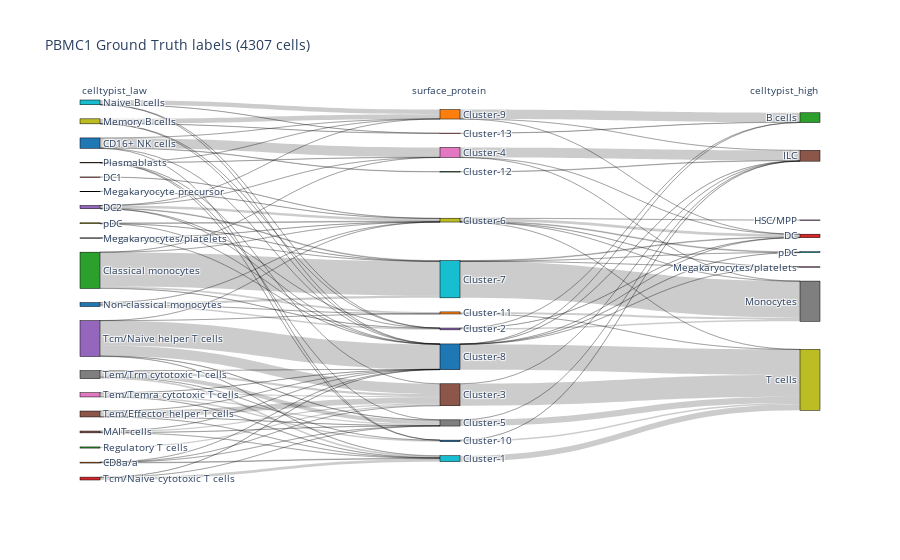
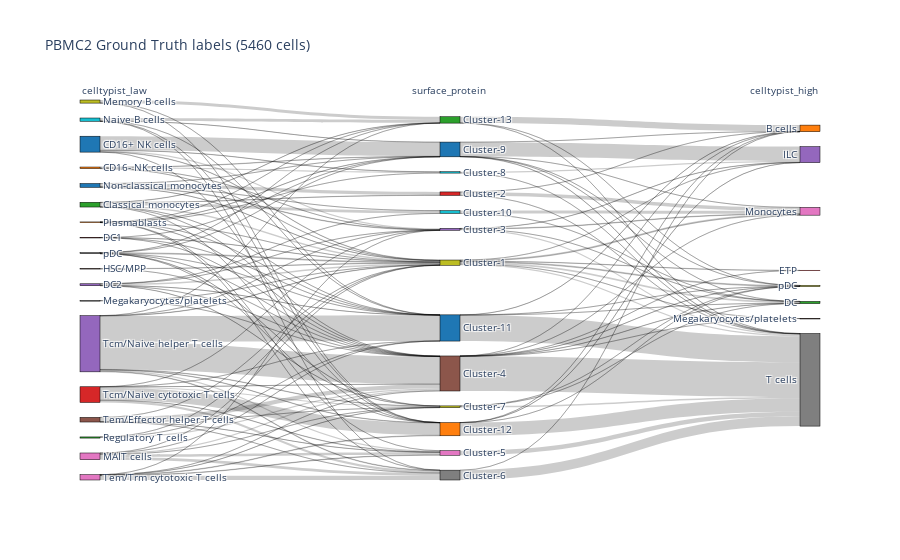
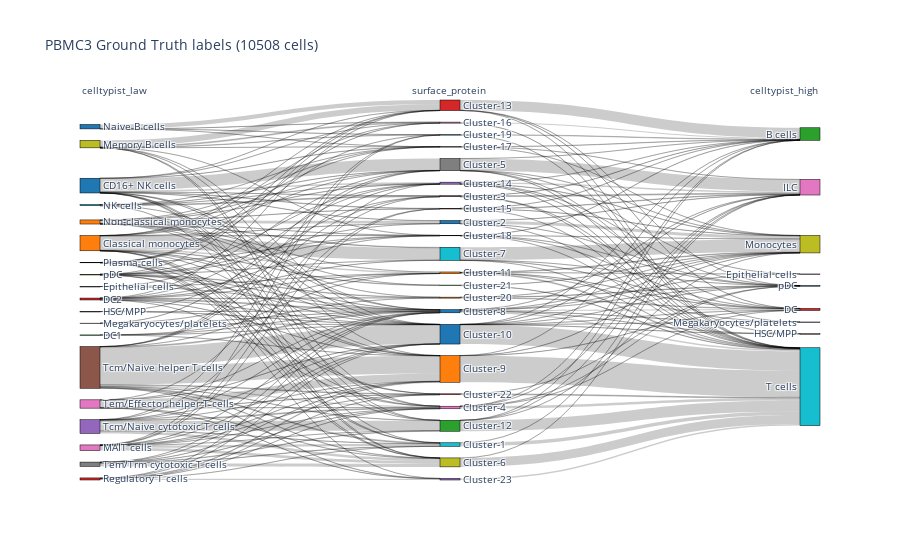
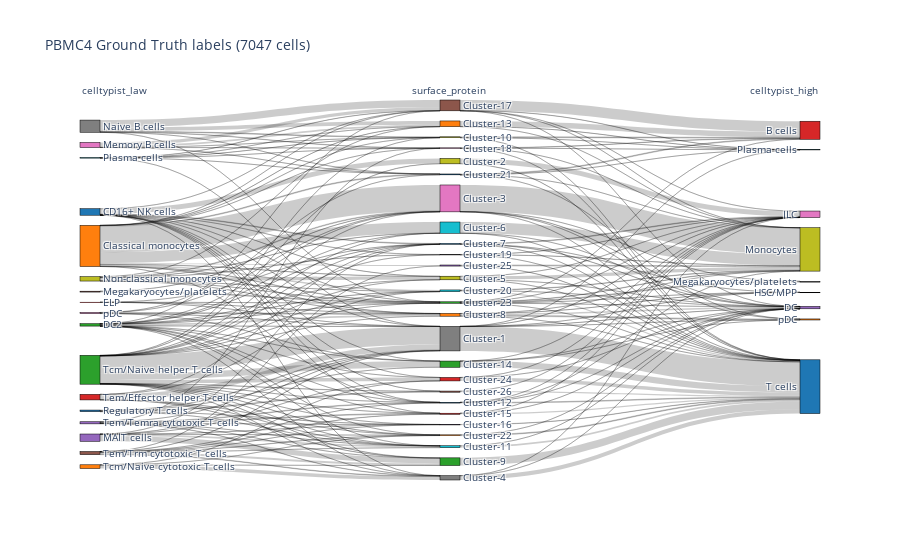

The notebook cell these images were saved under, in order:
### Code cell
datasets = ['PBMC1', 'PBMC2', 'PBMC3', 'PBMC4']
data_dir = './data/'
min_cluster_size = 0

datasets_dims = {}
datasets_dims['name'] = []
datasets_dims['# cells'] = []
datasets_dims['# cells after step filtering'] = []
datasets_dims['# genes'] = []
datasets_dims['# genes after filtering'] = []
datasets_dims['# cells labelled with surface protein'] = []
datasets_dims['# antibody clusters'] = []
datasets_dims['# celltypist law clusters'] = []
datasets_dims['# celltypist high clusters'] = []

for dataset in datasets:
    datasets_dims['name'].append(dataset)

    # read antibody labels and mapping and merge them
    antibody_labels = pd.read_csv(f'{data_dir}{dataset}/antibody_annotation/antibody_labels.csv', index_col=0)
    antibody_counts = antibody_labels.value_counts().to_frame()
    datasets_dims['# cells labelled with surface protein'].append(antibody_labels.shape[0])
    datasets_dims['# antibody clusters'].append(antibody_counts.shape[0])
    antibody_mapping = pd.read_csv(f"{data_dir}{dataset}/antibody_annotation/antibody_mapping.csv", index_col=0)
    antibody_mapping = antibody_mapping.reset_index().set_index('id')
    antibody_counts.index.names = ['id']
    antibody_counts_mappings = antibody_counts.merge(antibody_mapping, on='id')
    antibody_counts_mappings.to_csv(f"{data_dir}{dataset}/antibody_annotation/antibody_annotation_counts.csv")

    # collect datasets dims
    adata = sc.read_10x_mtx(f"{data_dir}{dataset}/raw/10X/", var_names="gene_symbols", cache=False)
    adata_filtered = sc.read_10x_mtx(f"{data_dir}{dataset}/filtered/10X/", var_names="gene_symbols", cache=False)
    datasets_dims['# cells'].append(adata.shape[0])
    datasets_dims['# cells after step filtering'].append(adata_filtered.shape[0])
    datasets_dims['# genes'].append(adata.shape[1])
    datasets_dims['# genes after filtering'].append(adata_filtered.shape[1])

    ### celltypist law
    # read celltypist law labels
    celltypist_law_labels = pd.read_csv(f'{data_dir}{dataset}/celltypist/celltypist_labels.csv', index_col=0)
    celltypist_law_labels.index = celltypist_law_labels.index.str[:-2]
    filtered_barcodes = adata_filtered.obs.index.to_list()
    celltypist_law_filtered_labels = celltypist_law_labels[celltypist_law_labels.index.isin(filtered_barcodes)]
    # save number of clusters
    datasets_dims['# celltypist law clusters'].append(celltypist_law_filtered_labels.value_counts().shape[0])
    # merge celltypist counts and mappings
    celltypist_law_counts = celltypist_law_filtered_labels.value_counts().to_frame()
    celltypist_law_counts.index.names = ['id']
    celltypist_law_mapping = pd.read_csv(f"{data_dir}{dataset}/celltypist/celltypist_mapping.csv", index_col=0)
    celltypist_law_counts_mappings = celltypist_law_counts.merge(celltypist_law_mapping, on='id')
    celltypist_law_counts_mappings.to_csv(f"{data_dir}{dataset}/celltypist/celltypist_annotation_counts_filtered.csv")

    ### celltypist high
    # read celltypist high labels
    celltypist_high_labels = pd.read_csv(f'{data_dir}{dataset}/celltypist_high/celltypist_labels.csv', index_col=0)
    celltypist_high_labels.index = celltypist_high_labels.index.str[:-2]
    celltypist_high_filtered_labels = celltypist_high_labels[celltypist_high_labels.index.isin(filtered_barcodes)]
    # save number of clusters
    datasets_dims['# celltypist high clusters'].append(celltypist_high_filtered_labels.value_counts().shape[0])
    # merge celltypist counts and mappings
    celltypist_high_counts = celltypist_high_filtered_labels.value_counts().to_frame()
    celltypist_high_counts.index.names = ['id']
    celltypist_high_mapping = pd.read_csv(f"{data_dir}{dataset}/celltypist_high/celltypist_mapping.csv", index_col=0)
    celltypist_high_counts_mappings = celltypist_high_counts.merge(celltypist_high_mapping, on='id')
    celltypist_high_counts_mappings.to_csv(f"{data_dir}{dataset}/celltypist_high/celltypist_annotation_counts_filtered.csv")

    # plot sankey between celltypist and antibody labels
    celltypist_antibody_labels = antibody_labels.join(celltypist_law_labels, how='left', lsuffix='_surface_protein', rsuffix='_celltypist_law')
    celltypist_antibody_labels = celltypist_antibody_labels.join(celltypist_high_labels, how='left')
    celltypist_antibody_labels.rename(columns={'cluster.ids_celltypist_law': 'celltypist_law', 'cluster.ids': 'celltypist_high', 'cluster.ids_surface_protein': 'surface_protein'}, inplace=True)
    sankey_plot(
        labels = [
            celltypist_antibody_labels['celltypist_law'].map(celltypist_law_counts_mappings['go'].to_dict()).to_list(),
            celltypist_antibody_labels['surface_protein'].map(antibody_counts_mappings['go'].to_dict()).to_list(),
            celltypist_antibody_labels['celltypist_high'].map(celltypist_high_counts_mappings['go'].to_dict()).to_list()
        ],
        path = f"{data_dir}{dataset}/sankey_ground_truth_labels.html",
        labels_titles = ['celltypist_law', 'surface_protein', 'celltypist_high'],
        title = f"{dataset} Ground Truth labels ({celltypist_antibody_labels.shape[0]} cells)"
    )

    # save the number of clusters with celltypist law
    with open(f'{data_dir}{dataset}/celltypist/nclusters.json', 'w') as fp:
        json.dump({'nclusters': celltypist_law_counts_mappings[celltypist_law_counts_mappings['count']>=min_cluster_size].shape[0]}, fp)

    # save the number of clusters with celltypist high
    with open(f'{data_dir}{dataset}/celltypist_high/nclusters.json', 'w') as fp:
        json.dump({'nclusters': celltypist_high_counts_mappings[celltypist_high_counts_mappings['count']>=min_cluster_size].shape[0]}, fp)

    # save the number of clusters with antibody data
    with open(f'{data_dir}{dataset}/antibody_annotation/nclusters.json', 'w') as fp:
        json.dump({'nclusters': antibody_counts_mappings[antibody_counts_mappings['count']>=min_cluster_size].shape[0]}, fp)

datasets_dims_df = pd.DataFrame(datasets_dims)
datasets_dims_df.set_index('name', inplace=True)
datasets_dims_df.to_csv(data_dir + "/pbmcs_sizes.csv", index=False)
display(datasets_dims_df)

### Figure 1 — Plotly figure (JSON) as saved in the notebook; plotly's stock layout.template omitted (floating-point values rounded to 4 significant figures)
{"data": [{"link": {"source": [0, 0, 0, 0, 0, 1, 1, 1, 1, 2, 2, 2, 2, 2, 3, 4, 4, 4, 4, 4, 4, 5, 5, 5, 5, 6, 7, 7, 7, 8, 8, 8, 8, 9, 9, 9, 9, 10, 10, 10, 10, 11, 11, 11, 11, 11, 12, 13, 13, 13, 14, 14, 14, 14, 14, 14, 15, 15, 15, 15, 16, 16, 16, 16, 16, 17, 17, 17, 17, 17, 18, 18, 18, 19, 20, 20, 21, 21, 22, 23, 24, 24, 24, 25, 25, 26, 26, 26, 27, 27, 28, 28, 28, 28, 28, 28, 29, 29, 29, 29, 30, 30, 30, 30, 30, 30, 31, 31, 31], "target": [20, 22, 26, 30, 31, 19, 25, 27, 30, 21, 24, 26, 28, 29, 28, 24, 26, 28, 29, 30, 31, 19, 25, 27, 30, 28, 28, 29, 30, 23, 24, 30, 31, 23, 24, 30, 31, 21, 24, 28, 29, 20, 25, 26, 27, 31, 25, 19, 27, 30, 19, 21, 25, 27, 28, 30, 19, 25, 27, 30, 19, 20, 25, 27, 30, 19, 20, 25, 27, 30, 28, 29, 30, 38, 35, 38, 37, 38, 35, 32, 32, 33, 37, 35, 38, 33, 35, 37, 35, 38, 33, 34, 36, 37, 38, 39, 33, 36, 37, 39, 32, 33, 35, 36, 38, 39, 32, 33, 35], "value": [1, 16, 331, 6, 1, 22, 1, 4, 3, 65, 6, 1, 1, 1162, 8, 2, 1, 81, 24, 1, 1, 8, 44, 8, 2, 6, 6, 2, 1, 6, 2, 1, 161, 4, 1, 1, 156, 4, 51, 1, 78, 1, 2, 8, 2, 2, 39, 94, 1, 3, 12, 1, 349, 11, 1, 848, 3, 194, 3, 2, 9, 48, 44, 41, 2, 54, 1, 75, 141, 3, 27, 2, 3, 202, 2, 49, 69, 1, 16, 10, 3, 2, 57, 2, 746, 1, 339, 1, 2, 209, 89, 6, 6, 2, 1, 27, 24, 2, 1240, 2, 2, 1, 6, 1, 863, 3, 317, 1, 3]}, "node": {"color": ["#1f77b4", "#ff7f0e", "#2ca02c", "#d62728", "#9467bd", "#8c564b", "#e377c2", "#7f7f7f", "#bcbd22", "#17becf", "#1f77b4", "#ff7f0e", "#2ca02c", "#d62728", "#9467bd", "#8c564b", "#e377c2", "#7f7f7f", "#bcbd22", "#17becf", "#1f77b4", "#ff7f0e", "#2ca02c", "#d62728", "#9467bd", "#8c564b", "#e377c2", "#7f7f7f", "#bcbd22", "#17becf", "#1f77b4", "#ff7f0e", "#2ca02c", "#d62728", "#9467bd", "#8c564b", "#e377c2", "#7f7f7f", "#bcbd22", "#17becf"], "label": ["CD16+ NK cells", "CD8a/a", "Classical monocytes", "DC1", "DC2", "MAIT cells", "Megakaryocyte precursor", "Megakaryocytes/platelets", "Memory B cells", "Naive B cells", "Non-classical monocytes", "Plasmablasts", "Regulatory T cells", "Tcm/Naive cytotoxic T cells", "Tcm/Naive helper T cells", "Tem/Effector helper T cells", "Tem/Temra cytotoxic T cells", "Tem/Trm cytotoxic T cells", "pDC", "Cluster-1", "Cluster-10", "Cluster-11", "Cluster-12", "Cluster-13", "Cluster-2", "Cluster-3", "Cluster-4", "Cluster-5", "Cluster-6", "Cluster-7", "Cluster-8", "Cluster-9", "B cells", "DC", "HSC/MPP", "ILC", "Megakaryocytes/platelets", "Monocytes", "T cells", "pDC"], "line": {"color": "black", "width": 0.5}, "pad": 15, "thickness": 20}, "type": "sankey"}], "layout": {"annotations": [{"showarrow": false, "text": "celltypist_law", "x": 0, "xref": "x", "y": 1.05, "yref": "paper"}, {"showarrow": false, "text": "surface_protein", "x": 1, "xref": "x", "y": 1.05, "yref": "paper"}, {"showarrow": false, "text": "celltypist_high", "x": 2, "xref": "x", "y": 1.05, "yref": "paper"}], "font": {"size": 10}, "plot_bgcolor": "rgba(0,0,0,0)", "title": {"text": "PBMC1 Ground Truth labels (4307 cells)"}, "xaxis": {"showgrid": false, "visible": false, "zeroline": false}, "yaxis": {"showgrid": false, "visible": false, "zeroline": false}}}

### Figure 2 — Plotly figure (JSON) as saved in the notebook; plotly's stock layout.template omitted (floating-point values rounded to 4 significant figures; data arrays with more than 128 entries replaced by an {"elided": "..."} marker saying what was removed)
{"data": [{"link": {"source": {"elided": "142 int values"}, "target": {"elided": "142 int values"}, "value": {"elided": "142 int values"}}, "node": {"color": ["#1f77b4", "#ff7f0e", "#2ca02c", "#d62728", "#9467bd", "#8c564b", "#e377c2", "#7f7f7f", "#bcbd22", "#17becf", "#1f77b4", "#ff7f0e", "#2ca02c", "#d62728", "#9467bd", "#8c564b", "#e377c2", "#7f7f7f", "#bcbd22", "#17becf", "#1f77b4", "#ff7f0e", "#2ca02c", "#d62728", "#9467bd", "#8c564b", "#e377c2", "#7f7f7f", "#bcbd22", "#17becf", "#1f77b4", "#ff7f0e", "#2ca02c", "#d62728", "#9467bd", "#8c564b", "#e377c2", "#7f7f7f", "#bcbd22"], "label": ["CD16+ NK cells", "CD16- NK cells", "Classical monocytes", "DC1", "DC2", "HSC/MPP", "MAIT cells", "Megakaryocytes/platelets", "Memory B cells", "Naive B cells", "Non-classical monocytes", "Plasmablasts", "Regulatory T cells", "Tcm/Naive cytotoxic T cells", "Tcm/Naive helper T cells", "Tem/Effector helper T cells", "Tem/Trm cytotoxic T cells", "pDC", "Cluster-1", "Cluster-10", "Cluster-11", "Cluster-12", "Cluster-13", "Cluster-2", "Cluster-3", "Cluster-4", "Cluster-5", "Cluster-6", "Cluster-7", "Cluster-8", "Cluster-9", "B cells", "DC", "ETP", "ILC", "Megakaryocytes/platelets", "Monocytes", "T cells", "pDC"], "line": {"color": "black", "width": 0.5}, "pad": 15, "thickness": 20}, "type": "sankey"}], "layout": {"annotations": [{"showarrow": false, "text": "celltypist_law", "x": 0, "xref": "x", "y": 1.05, "yref": "paper"}, {"showarrow": false, "text": "surface_protein", "x": 1, "xref": "x", "y": 1.05, "yref": "paper"}, {"showarrow": false, "text": "celltypist_high", "x": 2, "xref": "x", "y": 1.05, "yref": "paper"}], "font": {"size": 10}, "plot_bgcolor": "rgba(0,0,0,0)", "title": {"text": "PBMC2 Ground Truth labels (5460 cells)"}, "xaxis": {"showgrid": false, "visible": false, "zeroline": false}, "yaxis": {"showgrid": false, "visible": false, "zeroline": false}}}

### Figure 3 — Plotly figure (JSON) as saved in the notebook; plotly's stock layout.template omitted (floating-point values rounded to 4 significant figures; data arrays with more than 128 entries replaced by an {"elided": "..."} marker saying what was removed)
{"data": [{"link": {"source": {"elided": "248 int values"}, "target": {"elided": "248 int values"}, "value": {"elided": "248 int values"}}, "node": {"color": ["#1f77b4", "#ff7f0e", "#2ca02c", "#d62728", "#9467bd", "#8c564b", "#e377c2", "#7f7f7f", "#bcbd22", "#17becf", "#1f77b4", "#ff7f0e", "#2ca02c", "#d62728", "#9467bd", "#8c564b", "#e377c2", "#7f7f7f", "#bcbd22", "#17becf", "#1f77b4", "#ff7f0e", "#2ca02c", "#d62728", "#9467bd", "#8c564b", "#e377c2", "#7f7f7f", "#bcbd22", "#17becf", "#1f77b4", "#ff7f0e", "#2ca02c", "#d62728", "#9467bd", "#8c564b", "#e377c2", "#7f7f7f", "#bcbd22", "#17becf", "#1f77b4", "#ff7f0e", "#2ca02c", "#d62728", "#9467bd", "#8c564b", "#e377c2", "#7f7f7f", "#bcbd22", "#17becf", "#1f77b4"], "label": ["CD16+ NK cells", "Classical monocytes", "DC1", "DC2", "Epithelial cells", "HSC/MPP", "MAIT cells", "Megakaryocytes/platelets", "Memory B cells", "NK cells", "Naive B cells", "Non-classical monocytes", "Plasma cells", "Regulatory T cells", "Tcm/Naive cytotoxic T cells", "Tcm/Naive helper T cells", "Tem/Effector helper T cells", "Tem/Trm cytotoxic T cells", "pDC", "Cluster-1", "Cluster-10", "Cluster-11", "Cluster-12", "Cluster-13", "Cluster-14", "Cluster-15", "Cluster-16", "Cluster-17", "Cluster-18", "Cluster-19", "Cluster-2", "Cluster-20", "Cluster-21", "Cluster-22", "Cluster-23", "Cluster-3", "Cluster-4", "Cluster-5", "Cluster-6", "Cluster-7", "Cluster-8", "Cluster-9", "B cells", "DC", "Epithelial cells", "HSC/MPP", "ILC", "Megakaryocytes/platelets", "Monocytes", "T cells", "pDC"], "line": {"color": "black", "width": 0.5}, "pad": 15, "thickness": 20}, "type": "sankey"}], "layout": {"annotations": [{"showarrow": false, "text": "celltypist_law", "x": 0, "xref": "x", "y": 1.05, "yref": "paper"}, {"showarrow": false, "text": "surface_protein", "x": 1, "xref": "x", "y": 1.05, "yref": "paper"}, {"showarrow": false, "text": "celltypist_high", "x": 2, "xref": "x", "y": 1.05, "yref": "paper"}], "font": {"size": 10}, "plot_bgcolor": "rgba(0,0,0,0)", "title": {"text": "PBMC3 Ground Truth labels (10508 cells)"}, "xaxis": {"showgrid": false, "visible": false, "zeroline": false}, "yaxis": {"showgrid": false, "visible": false, "zeroline": false}}}

### Figure 4 — Plotly figure (JSON) as saved in the notebook; plotly's stock layout.template omitted (floating-point values rounded to 4 significant figures; data arrays with more than 128 entries replaced by an {"elided": "..."} marker saying what was removed)
{"data": [{"link": {"source": {"elided": "226 int values"}, "target": {"elided": "226 int values"}, "value": {"elided": "226 int values"}}, "node": {"color": ["#1f77b4", "#ff7f0e", "#2ca02c", "#d62728", "#9467bd", "#8c564b", "#e377c2", "#7f7f7f", "#bcbd22", "#17becf", "#1f77b4", "#ff7f0e", "#2ca02c", "#d62728", "#9467bd", "#8c564b", "#e377c2", "#7f7f7f", "#bcbd22", "#17becf", "#1f77b4", "#ff7f0e", "#2ca02c", "#d62728", "#9467bd", "#8c564b", "#e377c2", "#7f7f7f", "#bcbd22", "#17becf", "#1f77b4", "#ff7f0e", "#2ca02c", "#d62728", "#9467bd", "#8c564b", "#e377c2", "#7f7f7f", "#bcbd22", "#17becf", "#1f77b4", "#ff7f0e", "#2ca02c", "#d62728", "#9467bd", "#8c564b", "#e377c2", "#7f7f7f", "#bcbd22", "#17becf", "#1f77b4", "#ff7f0e"], "label": ["CD16+ NK cells", "Classical monocytes", "DC2", "ELP", "MAIT cells", "Megakaryocytes/platelets", "Memory B cells", "Naive B cells", "Non-classical monocytes", "Plasma cells", "Regulatory T cells", "Tcm/Naive cytotoxic T cells", "Tcm/Naive helper T cells", "Tem/Effector helper T cells", "Tem/Temra cytotoxic T cells", "Tem/Trm cytotoxic T cells", "pDC", "Cluster-1", "Cluster-10", "Cluster-11", "Cluster-12", "Cluster-13", "Cluster-14", "Cluster-15", "Cluster-16", "Cluster-17", "Cluster-18", "Cluster-19", "Cluster-2", "Cluster-20", "Cluster-21", "Cluster-22", "Cluster-23", "Cluster-24", "Cluster-25", "Cluster-26", "Cluster-3", "Cluster-4", "Cluster-5", "Cluster-6", "Cluster-7", "Cluster-8", "Cluster-9", "B cells", "DC", "HSC/MPP", "ILC", "Megakaryocytes/platelets", "Monocytes", "Plasma cells", "T cells", "pDC"], "line": {"color": "black", "width": 0.5}, "pad": 15, "thickness": 20}, "type": "sankey"}], "layout": {"annotations": [{"showarrow": false, "text": "celltypist_law", "x": 0, "xref": "x", "y": 1.05, "yref": "paper"}, {"showarrow": false, "text": "surface_protein", "x": 1, "xref": "x", "y": 1.05, "yref": "paper"}, {"showarrow": false, "text": "celltypist_high", "x": 2, "xref": "x", "y": 1.05, "yref": "paper"}], "font": {"size": 10}, "plot_bgcolor": "rgba(0,0,0,0)", "title": {"text": "PBMC4 Ground Truth labels (7047 cells)"}, "xaxis": {"showgrid": false, "visible": false, "zeroline": false}, "yaxis": {"showgrid": false, "visible": false, "zeroline": false}}}
